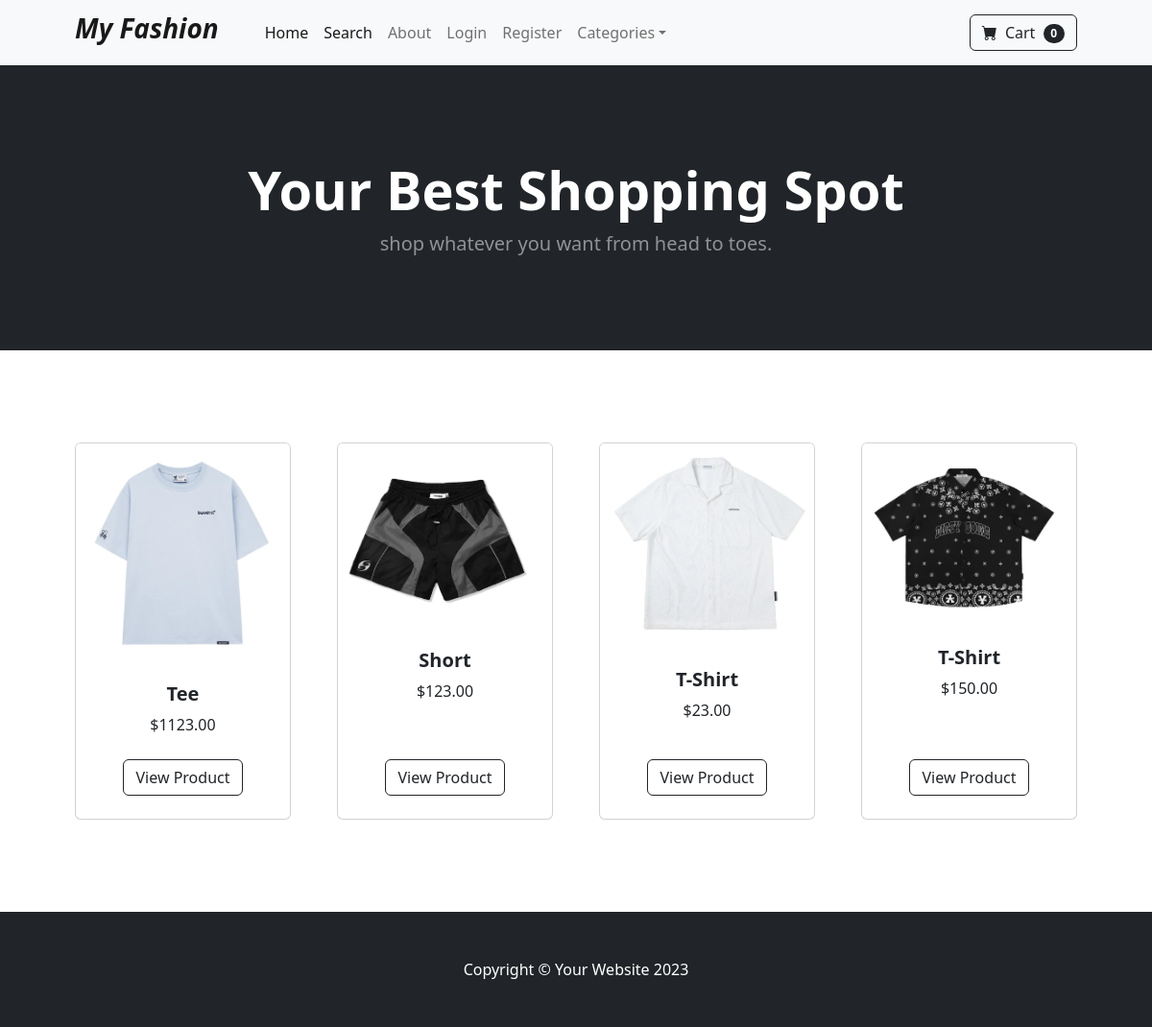
Before: / with the older database file.
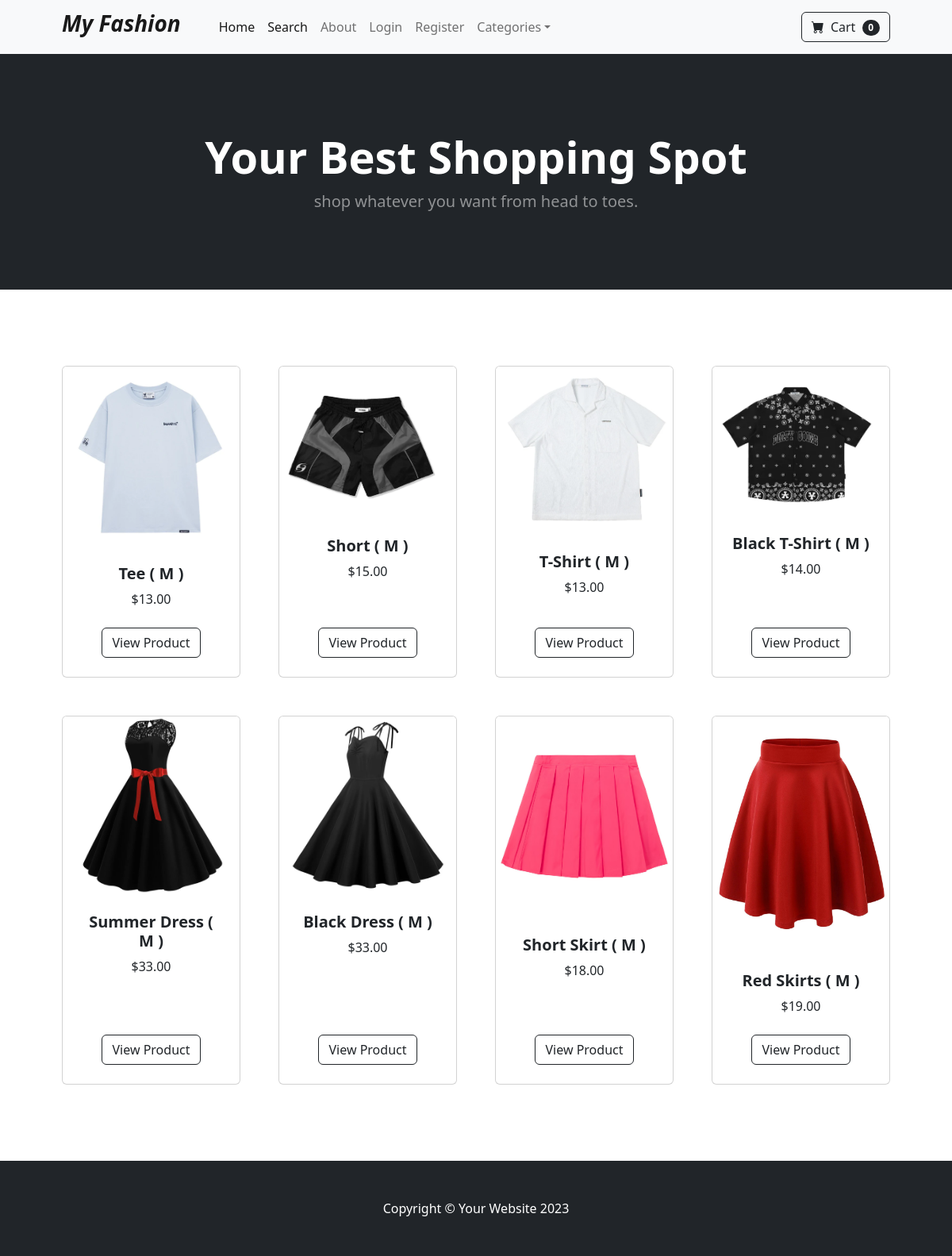
After: the same page with the newer database file.
### store/models.py (models this page shows, shortened)
class Product(models.Model):
    name = models.CharField(max_length=100)
    price = models.DecimalField(default=0, decimal_places=2, max_digits=6)
    category = models.ForeignKey(Category, on_delete=models.CASCADE, default=1)
    description = models.CharField(max_length=250, default='', blank=True, null=True)
    image = models.ImageField(upload_to='upload/product/')
    is_on_sale = models.BooleanField(default=False)
    sale_price = models.DecimalField(max_digits=10, decimal_places=2, null=True, blank=True)

### store/views.py (the view)
# urls.py: path('', views.home, name='home'),
def home(request):
  products = Product.objects.all()
  return render(request, 'home.html', {'products': products})

### cart/cart.py (called while the page is built)
    def __len__(self):
        return len(self.cart)

### cart/context_processors.py (called while the page is built)
def cart(request):
    return {'cart': Cart(request)}

### store/templates/home.html
{% extends 'base.html' %} {% block content %}
<header class="bg-dark py-5">
  <div class="container px-4 px-lg-5 my-5">
    <div class="text-center text-white">
      <h1 class="display-4 fw-bolder">Your Best Shopping Spot</h1>
      <p class="lead fw-normal text-white-50 mb-0">
        shop whatever you want from head to toes.
      </p>
    </div>
  </div>
</header>
<section class="py-5">
  <div class="container px-4 px-lg-5 mt-5">
    <div
      class="row gx-4 gx-lg-5 row-cols-2 row-cols-md-3 row-cols-xl-4 justify-content-center"
    >
      {% for product in products %} {% if product.is_sale %}
      <div class="col mb-5">
        <div class="card h-100">
          <div
            class="badge bg-dark text-white position-absolute"
            style="top: 0.5rem; right: 0.5rem"
          >
            Sale
          </div>
          <img class="card-img-top" src="{{ product.image.url }}" alt="..." />
          <div class="card-body p-4">
            <div class="text-center">
              <h5 class="fw-bolder">{{ product.name }}</h5>
              <div
                class="d-flex justify-content-center small text-warning mb-2"
              >
                <div class="bi-star-fill"></div>
                &nbsp;&nbsp;Sale!&nbsp;&nbsp;
                <div class="bi-star-fill"></div>
              </div>
              <strike> ${{ product.price }} </strike>
              &nbsp; ${{ product.sale_price }}
            </div>
          </div>
          <div class="card-footer p-4 pt-0 border-top-0 bg-transparent">
            <div class="text-center">
              <a
                class="btn btn-outline-dark mt-auto"
                href="{% url 'product' product.id  %}"
                >View Product</a
              >
            </div>
          </div>
        </div>
      </div>
      {% else %}
      <div class="col mb-5">
        <div class="card h-100">
          <img class="card-img-top" src="{{ product.image.url }}" alt="..." />
          <div class="card-body p-4">
            <div class="text-center">
              <h5 class="fw-bolder">{{ product.name }}</h5>
              ${{ product.price }}
            </div>
          </div>
          <div class="card-footer p-4 pt-0 border-top-0 bg-transparent">
            <div class="text-center">
              <a
                class="btn btn-outline-dark mt-auto"
                href="{% url 'product' product.id %}"
                >View Product</a
              >
            </div>
          </div>
        </div>
      </div>
      {% endif %} {% endfor %}
    </div>
  </div>
</section>
{% endblock %}

### store/templates/base.html (shortened to what this page needs)
{% load static %}
<!DOCTYPE html>
<html lang="en">
  <head>
    <link
      href="https://cdn.jsdelivr.net/npm/bootstrap-icons@1.5.0/font/bootstrap-icons.css"
      rel="stylesheet"
    />
    <link href="{% static 'css/styles.css' %}" rel="stylesheet" />
  </head>
  <body>
    {% include 'navbar.html' %}  {% block content%} {% endblock %}
    <footer class="py-5 bg-dark">
      <div class="container">
        <p class="m-0 text-center text-white">
          Copyright &copy; Your Website 2023
        </p>
      </div>
    </footer>
  </body>
</html>

### store/templates/navbar.html (shortened to what this page needs)
<nav class="navbar navbar-expand-lg navbar-light bg-light">
  <div class="container px-4 px-lg-5">
    <a class="navbar-brand" href="{% url 'home' %}"><h3><i><b>My Fashion</b></i></h3></a>
    <div class="collapse navbar-collapse" id="navbarSupportedContent">
      <ul class="navbar-nav me-auto mb-2 mb-lg-0 ms-lg-4">
        <li class="nav-item"><a class="nav-link active" aria-current="page" href="{% url 'home' %}">Home</a></li>
        <li class="nav-item"><a class="nav-link active" aria-current="page" href="{% url 'search' %}">Search</a></li>
        <li class="nav-item"><a class="nav-link" href="{% url 'about' %}">About</a></li>
        {% if user.is_authenticated %}
        <li class="nav-item dropdown">
          <a class="nav-link dropdown-toggle" id="navbarDropdown" href="#" role="button" data-bs-toggle="dropdown" aria-expanded="false">Profile</a>
          <ul class="dropdown-menu" aria-labelledby="navbarDropdown">
            <li><a class="dropdown-item" href="{% url 'update_user' %}">User Profile</a></li>
            <li><hr class="dropdown-divider" /></li>
            <li><a class="dropdown-item" href="{% url 'update_info' %}">User Info</a></li>
          </ul>
        </li>
        {% if user.is_superuser %}
        <li class="nav-item dropdown">
          <a class="nav-link dropdown-toggle" id="navbarDropdown" href="#" role="button" data-bs-toggle="dropdown" aria-expanded="false">Orders</a>
          <ul class="dropdown-menu" aria-labelledby="navbarDropdown">
            <li><a class="dropdown-item" href="{% url 'shipped_dash' %}">Shipped Orders</a></li>
            <li><hr class="dropdown-divider" /></li>
            <li><a class="dropdown-item" href="{% url 'not_shipped_dash' %}">UnShipped Orders</a></li>
          </ul>
        </li>
        {% endif %}
        <li class="nav-item"><a class="nav-link" href="{% url 'logout' %}">Logout</a></li>
        {% else %}
        <li class="nav-item"><a class="nav-link" href="{% url 'login' %}">Login</a></li>
        <li class="nav-item"><a class="nav-link" href="{% url 'register' %}">Register</a></li>
        {% endif %}
        <li class="nav-item dropdown">
          <a class="nav-link dropdown-toggle" id="navbarDropdown" href="#" role="button" data-bs-toggle="dropdown" aria-expanded="false">Categories</a>
        </li>
      </ul>
      <form class="d-flex">
<a href="{% url 'cart_summary' %}" class="btn btn-outline-dark"><i class="bi-cart-fill me-1"></i>
          Cart
<span class="badge bg-dark text-white ms-1 rounded-pill" id="cart_quantity">{{ cart|length }}</span></a>
      </form>
    </div>
  </div>
</nav>

Changed rows visible on the page:
changed Product: name "Tee" → "Tee ( M )"; price "1123.00" → "13.00"
changed Product: name "Short" → "Short ( M )"; price "123.00" → "15.00"
changed Product: name "T-Shirt" → "T-Shirt ( M )"; price "23.00" → "13.00"
changed Product: name "T-Shirt" → "Black T-Shirt ( M )"; price "150.00" → "14.00"
added Product: image (picture), name "Summer Dress ( M )", price "33.00"
added Product: image (picture), name "Black Dress ( M )", price "33.00"
added Product: image (picture), name "Short Skirt ( M )", price "18.00"
added Product: image (picture), name "Red Skirts ( M )", price "19.00"
